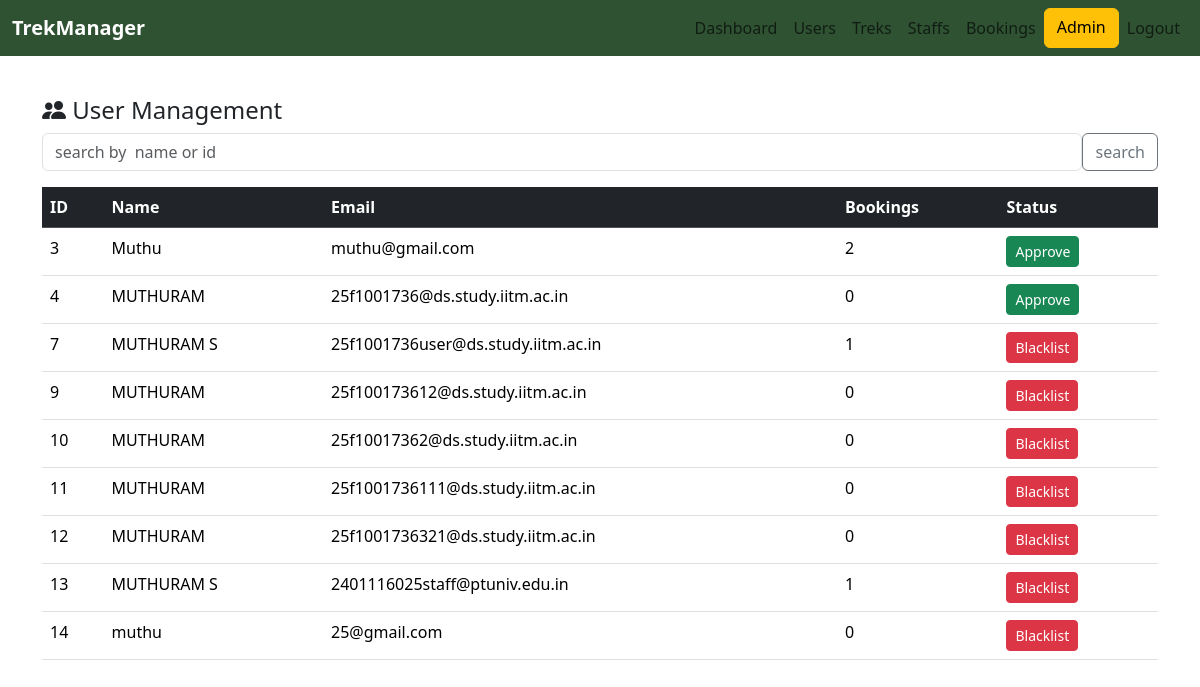
Screenshot of /admin/user_management (signed in) with the database file from the repository.
### models.py (models this page shows)
class User(db.Model):
    Id=db.Column(db.Integer,primary_key=True)
    Username=db.Column(db.String(100),unique=False,nullable=False)
    Contact=db.Column(db.Integer)
    Email=db.Column(db.String(100),unique=True,nullable=False)
    Password=db.Column(db.String(100),unique=False,nullable=False)
    Role=db.Column(db.String(100),nullable=False)
    Status=db.Column(db.String(100),nullable=False)
    bookings=db.relationship('Book',backref='user')

### routes/admin.py (the view)
@app.route("/admin/user_management", methods=['GET'])
def user_management():
    if "user_id" not in session:
        flash("Please login first.", "danger")
        return redirect(url_for("login"))
    if session["role"] != "Admin":
        flash("Access denied.", "danger")
        return redirect(url_for("login"))
    search = request.args.get("search", "").strip()
    if search == "":
        users = User.query.filter_by(Role="User").all()
    elif search.isdigit():
        users = User.query.filter(User.Role == "User", User.Id == int(search)).all()
    else:
        users = User.query.filter(
            User.Role == "User",
            User.Username.ilike(f"%{search}%")
        ).all()
    for user in users:
        user.bookings_count = Book.query.filter_by(User_Id=user.Id, Status="Booked").count()
    return render_template(
        "admin/admin_user_management.html", users=users, search=search
    )

### templates/admin/admin_user_management.html (shortened to what this page needs)
<!DOCTYPE html>
<html>
    <head>
    <link href="https://cdn.jsdelivr.net/npm/bootstrap@5.3.7/dist/css/bootstrap.min.css" rel="stylesheet">
    <link rel="stylesheet" href="https://cdn.jsdelivr.net/npm/bootstrap-icons@1.11.3/font/bootstrap-icons.min.css">
    </head>
    <body>
        <nav class="navbar navbar-expand-lg " style="background-color: #2F5233;">
            <div class="container-fluid">
                <a class="navbar-brand fw-bold text-white" href="{{ url_for('admin') }}">TrekManager</a>
                <div class="collapse navbar-collapse" id="navbarNavAltMarkup">
                    <div class="navbar-nav ms-auto">
                        <a class="nav-link " href="{{url_for('admin')}}">Dashboard</a>
                        <a class="nav-link" href="{{url_for('user_management')}}">Users</a>
                        <a class="nav-link" href="{{url_for('trek')}}">Treks</a>
                        <a class="nav-link" href="{{url_for('staff_management')}}">Staffs</a>
                        <a class="nav-link" href="{{url_for('bookings')}}">Bookings</a>
                        <a class="btn btn-warning " >Admin</a>
                        <a class="nav-link " href="{{ url_for('logout') }}">Logout</a>
                    </div>
                </div>
            </div>
        </nav>
    <br>
    <div class="container">
        <div class="row justify-content-center">
            <div class="col-14">
            <h4 class="mt-3 mb-2"> <i class="bi bi-people-fill"></i> User Management</h4>
            <form method="GET" action="{{url_for('user_management')}}" class="d-flex mb-3">
            <input type="type" class="form-control" name="search" placeholder="search by  name or id" value="{{search or ''}}">
            <button type="submit" class="btn btn-outline-secondary">search</button>
        </form>
        <table class="table">
        <thead class="table-dark">
            <th>ID</th>
            <th>Name</th>
            <th>Email</th>
            <th>Bookings</th>
            <th>Status</th>
        </thead>
        <tbody>
                {%for i in users%}
                <tr>
                    <td>{{i.Id}}</td>
                    <td>{{i.Username}}</td>
                    <td>{{i.Email}}</td>
                    <td>{{i.bookings_count}}
                    </td>
                    <td>{% if i.Status=="Approved"%}
                        <a href="{{url_for('user_blacklist',user_id=i.Id)}}" class="btn btn-danger btn-sm">Blacklist</a>
                        {%else%}
                        <a href="{{url_for('user_approve',user_id=i.Id)}}"class="btn btn-success btn-sm">Approve</a>
                        {%endif%}
                    </td>
                   </tr>
                   {%else%}
                <tr>
                    <td colspan="6">
                        <p div class="text-center">No Users Registered</p>
                    </td>
                </tr>
            {%endfor%}
        </tbody>
        </table>
    </div>
</div>
</div>
</body>
</html>

### rows the page displays
User: Id "3", Username "Muthu", Email "muthu@gmail.com", bookings_count "2"
User: Id "4", Username "MUTHURAM", Email "25f1001736@ds.study.iitm.ac.in", bookings_count "0"
User: Id "7", Username "MUTHURAM S", Email "25f1001736user@ds.study.iitm.ac.in", bookings_count "1"
User: Id "9", Username "MUTHURAM", Email "25f100173612@ds.study.iitm.ac.in", bookings_count "0"
User: Id "10", Username "MUTHURAM", Email "25f10017362@ds.study.iitm.ac.in", bookings_count "0"
User: Id "11", Username "MUTHURAM", Email "25f1001736111@ds.study.iitm.ac.in", bookings_count "0"
User: Id "12", Username "MUTHURAM", Email "25f1001736321@ds.study.iitm.ac.in", bookings_count "0"
User: Id "13", Username "MUTHURAM S", Email "2401116025staff@ptuniv.edu.in", bookings_count "1"
User: Id "14", Username "muthu", Email "25@gmail.com", bookings_count "0"
